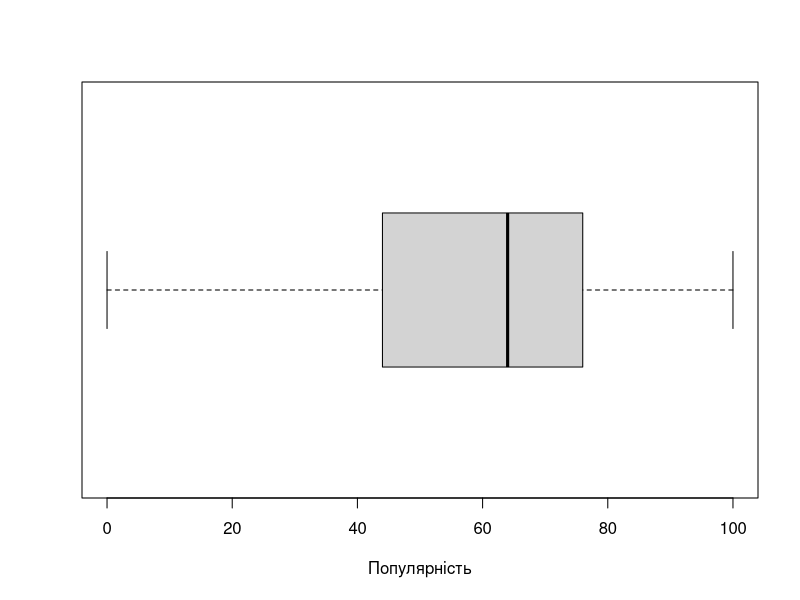

Generate this figure with R:
options(scipen=5)
songs <- read.csv(file = 'tiktok.csv')
popularity <- songs$popularity

boxplot(
  popularity,
  main = "",
  xlab = "Популярність",
  ylab = "",
  horizontal = TRUE,
  notch = FALSE
  )
